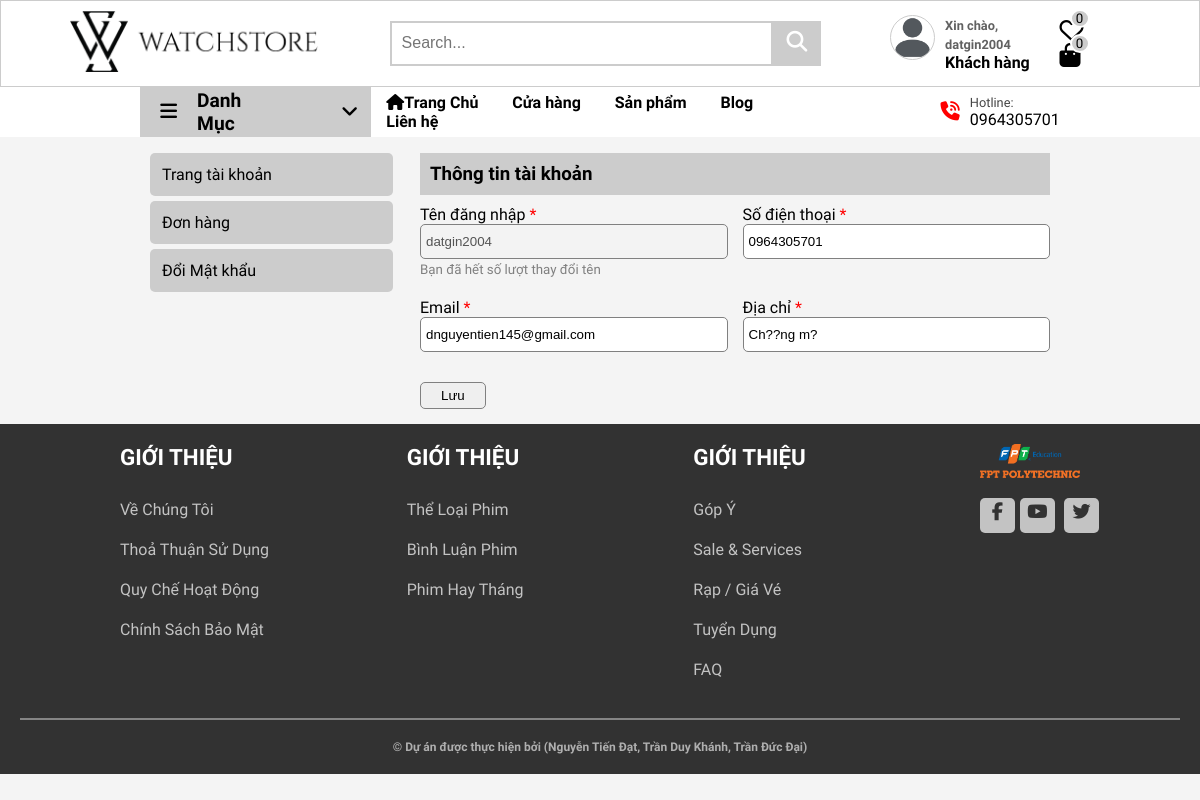
/index.php?act=mytaikhoan (signed in), run on an earlier commit of the app's database.
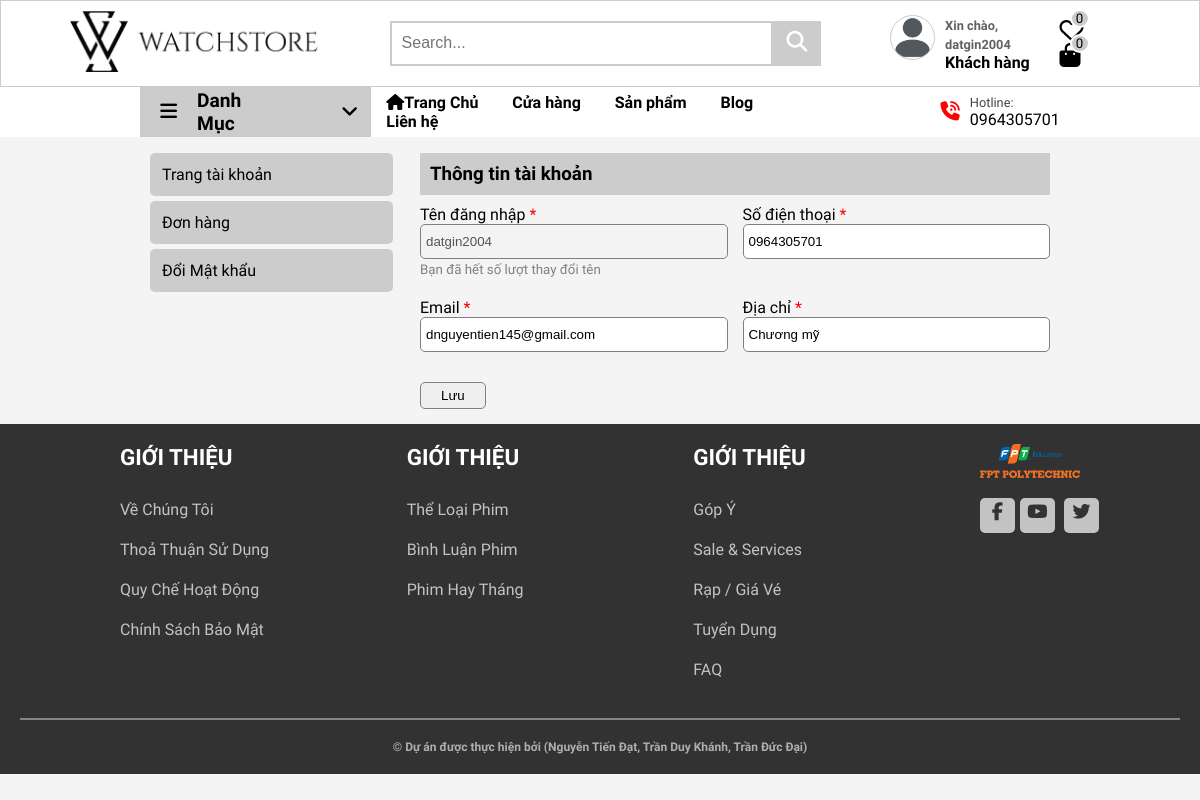
And on a later commit of the database.
### tables this page shows
CREATE TABLE `taikhoan` (
  `id` int(11) NOT NULL,
  `user` varchar(50) NOT NULL,
  `pass` varchar(50) NOT NULL,
  `email` varchar(225) NOT NULL,
  `tel` varchar(255) DEFAULT NULL,
  `address` varchar(255) DEFAULT NULL,
  `role` int(11) NOT NULL,
  `checkname` int(11) NOT NULL
);

### model/pdo.php (called while the page is built, shortened)
<?php
function pdo_get_connection()
{
    $servername = "localhost";
    $username = "root";
    $password = "";
    try {
        $conn = new PDO("mysql:host=$servername;dbname=duan1", $username, $password);
        $conn->setAttribute(PDO::ATTR_ERRMODE, PDO::ERRMODE_EXCEPTION);
        return $conn;
    } catch (PDOException $e) {
        echo "Connection failed: " . $e->getMessage();
    }
}
function pdo_query_one($sql)
{
    $conn = pdo_get_connection();
    $sql = $conn->prepare($sql);
    $sql->execute();
    $kq = $sql->fetch(PDO::FETCH_ASSOC);
    return $kq;
}
?>

### model/taikhoan.php (called while the page is built, shortened)
<?php
function selectone_tk($id)
{
    $sql = "SELECT * FROM taikhoan WHERE id=" . $id;
    return pdo_query_one($sql);
}

### view/taikhoan/mytaikhoan.php (the view, shortened to what the changed rows need)
    <link rel='stylesheet prefetch' href='https://netdna.bootstrapcdn.com/font-awesome/3.2.1/css/font-awesome.css'>
<div class="container-tk">
    <div class="nav-tk">
        <ul>
            <li onclick="tt(1)" data-tab-id="1"><a href="#" id="trangtaikhoan">Trang tài khoản</a></li>
            <li onclick="tt(2)" data-tab-id="2"><a href="#">Đơn hàng</a></li>
            <li onclick="tt(3)" data-tab-id="3"><a href="#">Đổi Mật khẩu</a></li>
        </ul>
    </div>
    <div class="box-tk-left">
        <div class="box-tk tt" id="tt1">
            <h3 class="title-tk">Thông tin tài khoản</h3>
            <form action="" method="post">
                <div class="ip-tk">
                    <div class="mb">
                        <label for="user">Tên đăng nhập <span style="color: red;">*</span></label>
                        <?php
                        if ($tk['checkname'] === 0) { ?>
                            <input type="text" name="user" id="user" value="<?= $tk['user'] ?>"><br>
                            <?= (isset($err['user'])) ? '<small style="color: red;">' . $err['user'] . '</small>' : '<small style="color: gray;">Tên đăng nhập chỉ được phép thay đổi một lần</small>' ?>
                        <?php } else { ?>
                            <input disabled style="cursor: not-allowed;" type="text" id="user" value="<?= $tk['user'] ?>">
                            <input hidden type="text" name="user" id="user" value="<?= $tk['user'] ?>"><br>
                            <small style="color: gray;">Bạn đã hết số lượt thay đổi tên</small>
                        <?php  }
                        ?>
                    </div>
                    <div class="mb">
                        <label for="sdt">Số điện thoại <span style="color: red;">*</span></label>
                        <input type="text" name="sdt" id="sdt" value="<?= $tk['tel'] ?>" placeholder="...">
                    </div>
                    <div class="mb">
                        <label for="email">Email <span style="color: red;">*</span></label>
                        <input type="text" name="email" id="email" value="<?= $tk['email'] ?>">
                    </div>
                    <div class="mb">
                        <label for="diachi">Địa chỉ <span style="color: red;">*</span></label>
                        <input type="text" name="diachi" id="diachi" value="<?= $tk['address'] ?>" placeholder="...">
                    </div>
                </div>
                <button name="btn_tt" value="btn_tt" class="btn-capnhat">Lưu</button>
            </form>
        </div>
    </div>
</div>

### view/header.php (shortened to what the changed rows need)
<!DOCTYPE html>
<html lang="en">
<head>
    <link rel="stylesheet" href="https://cdnjs.cloudflare.com/ajax/libs/font-awesome/6.4.2/css/all.min.css" />
    <link rel="stylesheet" href="css/css.css" />
    <link rel='stylesheet prefetch' href='https://netdna.bootstrapcdn.com/font-awesome/3.2.1/css/font-awesome.css'>
</head>
<body>
    <div class="container">
        <header>
            <div class="top">
                <div class="user">
                    <?php
                    if (isset($_SESSION['user'])){ ?>
                        <div class="taikhoan">
                            <img src="image/User-avatar.svg.png" alt="loi" />
                            <span class="span">Xin chào, <?= $tk['user']?></span> <br />
                            <span><?=(isset($_SESSION['role']) && $_SESSION['role'] === 1) ? 'Admin' : 'Khách hàng' ?></span>
                        </div>
                    <?php } ?>
                </div>
            </div>
        </header>

What changed in the data, as far as the page shows it:
changed taikhoan "datgin2004": diachi "Ch??ng m?" → "Chương mỹ"
